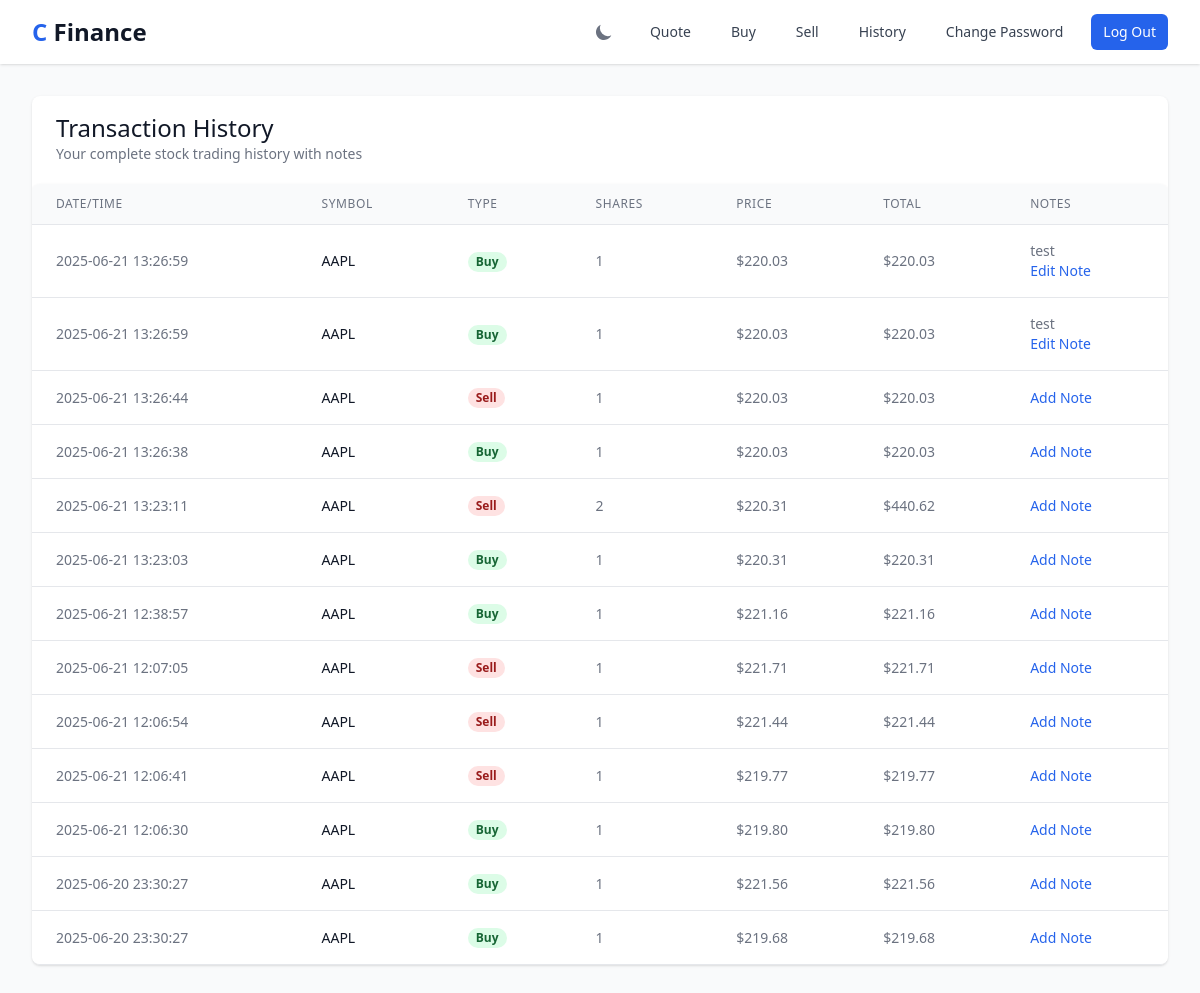
The app's page /history (signed in) with its own data.
### tables this page shows
CREATE TABLE transaction_notes (
        id INTEGER PRIMARY KEY AUTOINCREMENT,
        transaction_id INTEGER NOT NULL,
        note TEXT NOT NULL,
        created_at TIMESTAMP DEFAULT CURRENT_TIMESTAMP,
        FOREIGN KEY(transaction_id) REFERENCES transactions(id)
    );

CREATE TABLE transactions (
    id INTEGER PRIMARY KEY AUTOINCREMENT,
    user_id INTEGER NOT NULL,
    symbol TEXT NOT NULL,
    shares INTEGER NOT NULL,
    price NUMERIC NOT NULL,
    timestamp DATETIME DEFAULT CURRENT_TIMESTAMP,
    FOREIGN KEY (user_id) REFERENCES users(id)
);

### routes/portfolio.py (the view, shortened to what this page needs)
class PortfolioView(MethodView):
    def __init__(self, db):
        self.portfolio_model = Portfolio(db)
        self.user_model = User(db)
        self.watchlist_model = Watchlist(db)
        self.price_alert_model = PriceAlert(db)
    def get(self, action=None):
        user_id = session["user_id"]
        if action == 'index':
            rows = self.portfolio_model.get_holdings(user_id)
            total_stock_value = 0
            holdings = []
            portfolio_performance = {"daily_change": 0, "total_gain_loss": 0}
            for row in rows:
                symbol = row["symbol"]
                shares = row["shares"]
                stock = lookup(symbol)
                if stock is None:
                    return apology("Stock lookup failed", 403)
                current_price = stock["price"]
                total_value = shares * current_price
                transactions = self.portfolio_model.get_transactions_by_symbol(user_id, symbol)
                total_cost = sum(t["price"] * t["shares"] for t in transactions if t["shares"] > 0)
                total_shares_bought = sum(t["shares"] for t in transactions if t["shares"] > 0)
                avg_purchase_price = total_cost / total_shares_bought if total_shares_bought > 0 else 0
                gain_loss = (current_price - avg_purchase_price) * shares
                gain_loss_percentage = ((current_price - avg_purchase_price) / avg_purchase_price * 100) if avg_purchase_price > 0 else 0
                holdings.append({
                    "symbol": symbol,
                    "name": stock["name"],
                    "shares": shares,
                    "price": usd(current_price),
                    "total_value": usd(total_value),
                    "avg_purchase_price": usd(avg_purchase_price),
                    "gain_loss": usd(gain_loss),
                    "gain_loss_percentage": f"{gain_loss_percentage:.2f}%"
                })
                total_stock_value += total_value
                portfolio_performance["total_gain_loss"] += gain_loss
            cash = self.user_model.get_cash(user_id)
            grand_total = cash + total_stock_value
            watchlist = self.watchlist_model.get_watchlist(user_id)
            alerts = self.price_alert_model.get_alerts(user_id)
            return render_template(
                "index.html",
                holdings=holdings,
                cash=usd(cash),
                grand_total=usd(grand_total),
                portfolio_performance=portfolio_performance,
                watchlist=watchlist,
                alerts=alerts
            )
        elif action == 'history':
            transactions = self.portfolio_model.get_transactions(user_id)
            return render_template("history.html", transactions=transactions)
        return apology("Not found", 404)

### app.py (called while the page is built)
def create_app():
    app = Flask(__name__)
    app.jinja_env.filters["usd"] = usd
    init_session(app)
    db = init_database(app)
    init_auth_routes(app, db)
    init_portfolio_routes(app, db)
    init_quote_routes(app)
    init_features_routes(app, db)
    @app.after_request
    def after_request(response):
        response.headers["Cache-Control"] = "no-cache, no-store, must-revalidate"
        response.headers["Expires"] = 0
        response.headers["Pragma"] = "no-cache"
        return response
    return app

### models/portfolio.py (called while the page is built)
    def get_transactions(self, user_id: int) -> List[Dict]:
        return self.db.execute("""
            SELECT t.id, t.symbol, t.shares, t.price, t.timestamp, n.note
            FROM transactions t
            LEFT JOIN transaction_notes n ON t.id = n.transaction_id
            WHERE t.user_id = ?
            ORDER BY t.timestamp DESC
        """, user_id)

### utils/helpers.py (called while the page is built)
def login_required(f):
    @wraps(f)
    def decorated_function(*args, **kwargs):
        if session.get("user_id") is None:
            return redirect("/login")
        return f(*args, **kwargs)
    return decorated_function

def usd(value: float) -> str:
    return f"${value:,.2f}"

### templates/history.html (shortened to what this page needs)
{% extends "layout.html" %}
{% block main %}
<div class="bg-white shadow overflow-hidden sm:rounded-lg">
    <div class="px-4 py-5 sm:px-6">
        <h3 class="text-2xl leading-6 font-medium text-gray-900">
            Transaction History
        </h3>
        <p class="mt-1 max-w-2xl text-sm text-gray-500">
            Your complete stock trading history with notes
        </p>
    </div>
    <div class="flex flex-col">
        <div class="-my-2 overflow-x-auto sm:-mx-6 lg:-mx-8">
            <div class="py-2 align-middle inline-block min-w-full sm:px-6 lg:px-8">
                <div class="shadow overflow-hidden border-b border-gray-200 sm:rounded-lg">
                    <table class="min-w-full divide-y divide-gray-200">
                        <thead class="bg-gray-50">
                            <tr>
                                <th scope="col" class="px-6 py-3 text-left text-xs font-medium text-gray-500 uppercase tracking-wider">
                                    Date/Time
                                </th>
                                <th scope="col" class="px-6 py-3 text-left text-xs font-medium text-gray-500 uppercase tracking-wider">
                                    Symbol
                                </th>
                                <th scope="col" class="px-6 py-3 text-left text-xs font-medium text-gray-500 uppercase tracking-wider">
                                    Type
                                </th>
                                <th scope="col" class="px-6 py-3 text-left text-xs font-medium text-gray-500 uppercase tracking-wider">
                                    Shares
                                </th>
                                <th scope="col" class="px-6 py-3 text-left text-xs font-medium text-gray-500 uppercase tracking-wider">
                                    Price
                                </th>
                                <th scope="col" class="px-6 py-3 text-left text-xs font-medium text-gray-500 uppercase tracking-wider">
                                    Total
                                </th>
                                <th scope="col" class="px-6 py-3 text-left text-xs font-medium text-gray-500 uppercase tracking-wider">
                                    Notes
                                </th>
                            </tr>
                        </thead>
                        <tbody class="bg-white divide-y divide-gray-200">
                            {% for transaction in transactions %}
                            <tr>
                                <td class="px-6 py-4 whitespace-nowrap text-sm text-gray-500">
                                    {{ transaction.timestamp }}
                                </td>
                                <td class="px-6 py-4 whitespace-nowrap text-sm font-medium text-gray-900">
                                    {{ transaction.symbol }}
                                </td>
                                <td class="px-6 py-4 whitespace-nowrap text-sm">
                                    {% if transaction.shares > 0 %}
                                        <span class="px-2 inline-flex text-xs leading-5 font-semibold rounded-full bg-green-100 text-green-800">
                                            Buy
                                        </span>
                                    {% else %}
                                        <span class="px-2 inline-flex text-xs leading-5 font-semibold rounded-full bg-red-100 text-red-800">
                                            Sell
                                        </span>
                                    {% endif %}
                                </td>
                                <td class="px-6 py-4 whitespace-nowrap text-sm text-gray-500">
                                    {{ transaction.shares | abs }}
                                </td>
                                <td class="px-6 py-4 whitespace-nowrap text-sm text-gray-500">
                                    {{ transaction.price | usd }}
                                </td>
                                <td class="px-6 py-4 whitespace-nowrap text-sm text-gray-500">
                                    {{ (transaction.price * transaction.shares) | abs | usd }}
                                </td>
                                <td class="px-6 py-4 whitespace-nowrap text-sm text-gray-500">
                                    {% if transaction.note %}
                                        <p class="text-sm text-gray-500">{{ transaction.note }}</p>
                                    {% endif %}
                                    <button onclick="showAddNoteModal('{{ transaction.id }}')" class="text-finance-primary hover:text-finance-secondary text-sm">
                                        {% if transaction.note %}Edit{% else %}Add{% endif %} Note
                                    </button>
                                </td>
                            </tr>
                            {% endfor %}
                        </tbody>
                    </table>
                </div>
            </div>
        </div>
    </div>
</div>
{% endblock %}

### records on screen
transaction_notes: shows "Buy", shows "Edit"
transactions: (transaction.price*transaction.shares)|abs|usd "$220.03"
transaction_notes: shows "Buy", shows "Edit"
transactions: shows "Sell", (transaction.price*transaction.shares)|abs|usd "$220.03", shows "Add"
transactions: shows "Buy", (transaction.price*transaction.shares)|abs|usd "$220.03", shows "Add"
transactions: shows "Sell", (transaction.price*transaction.shares)|abs|usd "$440.62", shows "Add"
transactions: shows "Buy", (transaction.price*transaction.shares)|abs|usd "$220.31", shows "Add"
transactions: shows "Buy", (transaction.price*transaction.shares)|abs|usd "$221.16", shows "Add"
transactions: shows "Sell", (transaction.price*transaction.shares)|abs|usd "$221.71", shows "Add"
transactions: shows "Sell", (transaction.price*transaction.shares)|abs|usd "$221.44", shows "Add"
transactions: shows "Sell", (transaction.price*transaction.shares)|abs|usd "$219.77", shows "Add"
transactions: shows "Buy", (transaction.price*transaction.shares)|abs|usd "$219.80", shows "Add"
transactions: shows "Buy", (transaction.price*transaction.shares)|abs|usd "$221.56", shows "Add"
transactions: shows "Buy", (transaction.price*transaction.shares)|abs|usd "$219.68", shows "Add"
